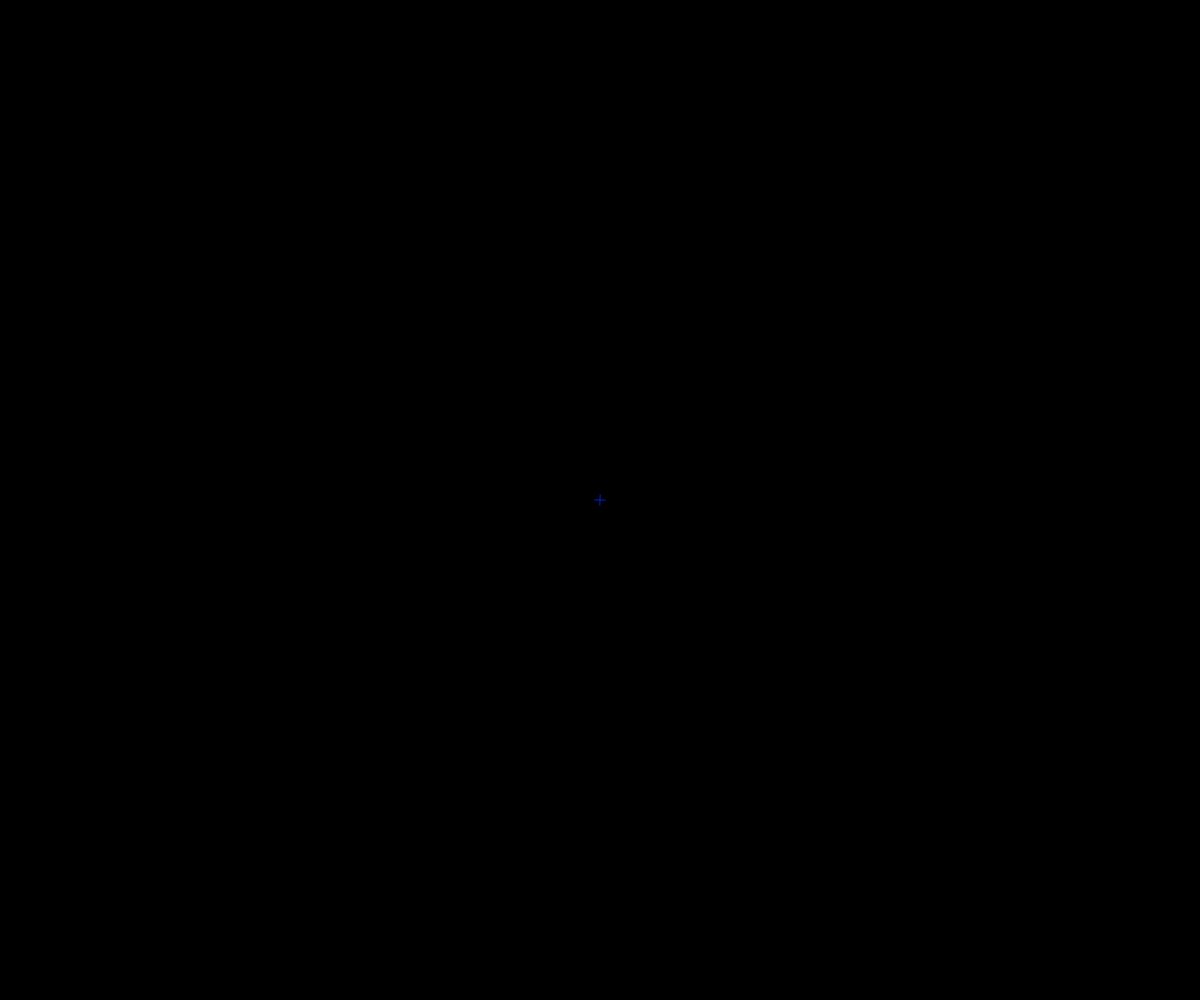
Frame 1 (no input)
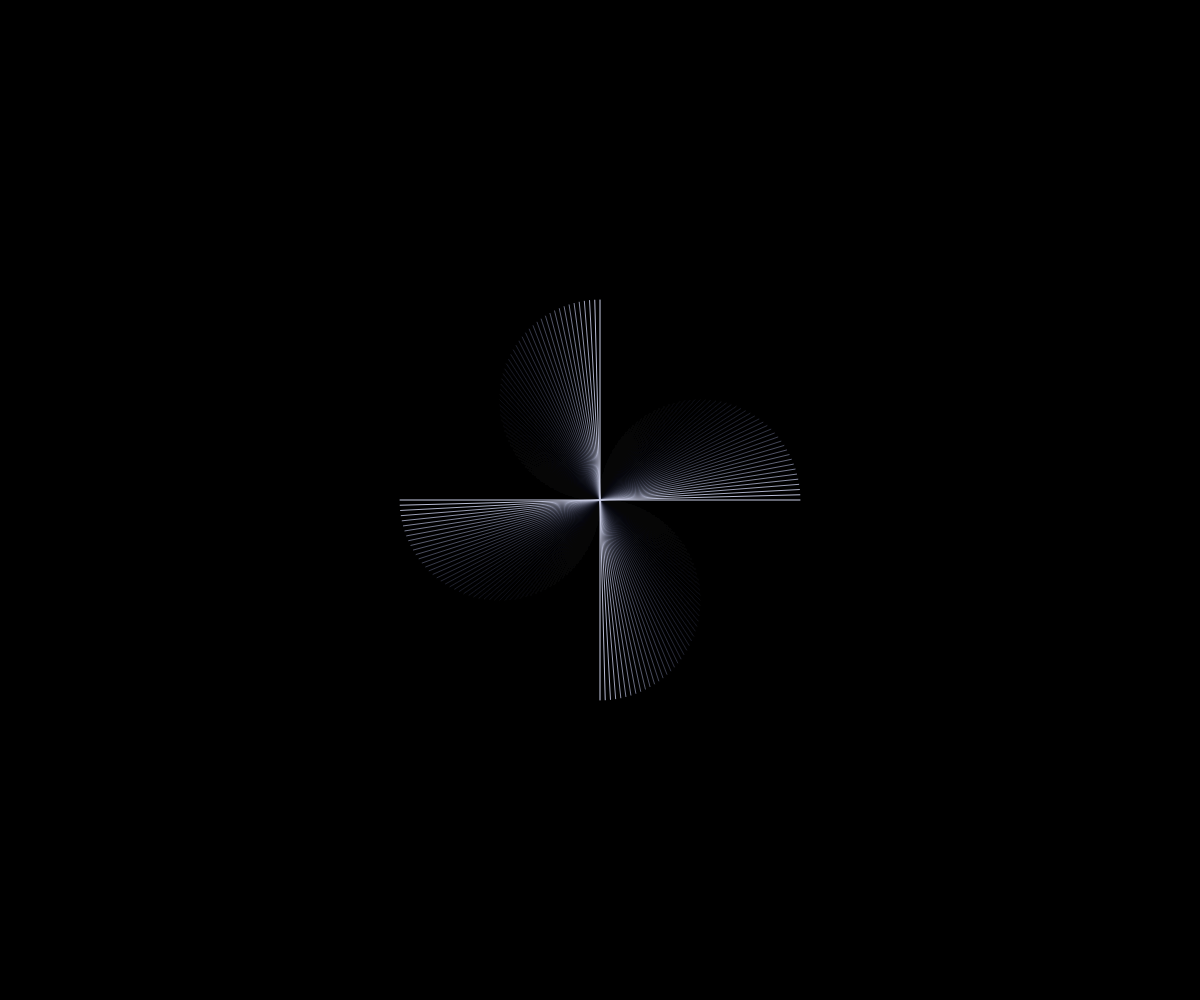
Frame 60 (no input)
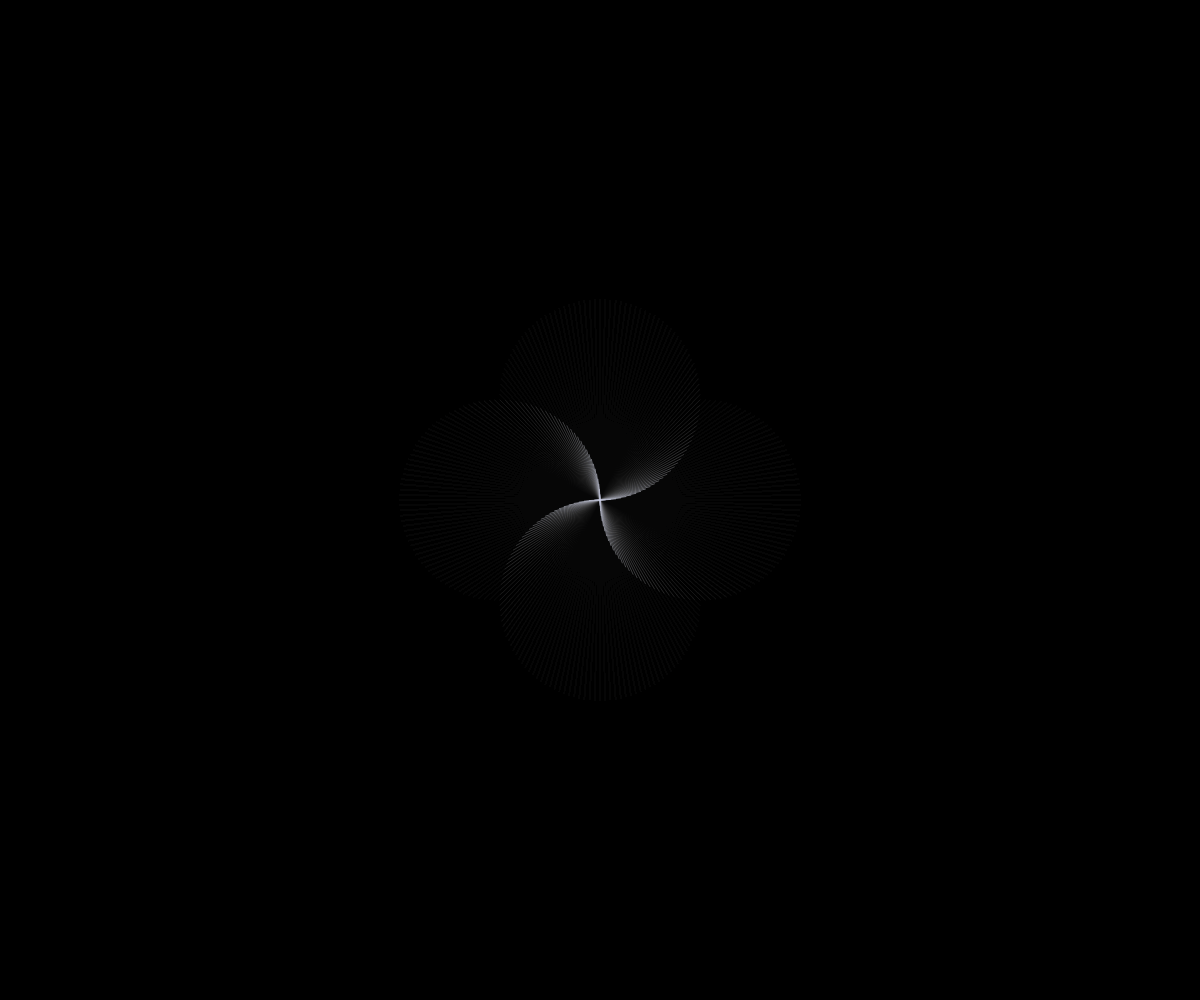
Frame 120 (the mouse pressed at the canvas centre since frame 60)

The p5.js sketch that drew these frames (run headless with seeded random() and noise() and a simulated clock; from frame 60 on, the mouse is pressed at the canvas centre):

// p5.js sketch
// ── sketch.js
function setup() {
  createCanvas(windowWidth,windowHeight);
  angleMode(DEGREES);
  background(0);
  frameRate(60);
}

function draw() {
  strokeWeight(1);
  stroke(lerpColor(color('#0021E0'),color('#FFFFFF'),abs(sin(frameCount))));
  translate(width/2,height/2);
  line(0,0,(cos(frameCount*3)*100-100),(sin(frameCount*3)*100));
  line(0,0,(-(cos(frameCount*3)*100)+100),(-(sin(frameCount*3)*100)));
  line(0,0,((sin(frameCount*3)*100)),(-(cos(frameCount*3)*100))+100);
  line(0,0,(-(sin(frameCount*3)*100)),((cos(frameCount*3)*100))-100);

  fill(0,0,0,20);
  noStroke();
  ellipse(0,0,(abs(sin(frameCount))*800),(abs(sin(frameCount))*800));

  //   if(frameCount==120){
  //   noLoop();
  // }
}
